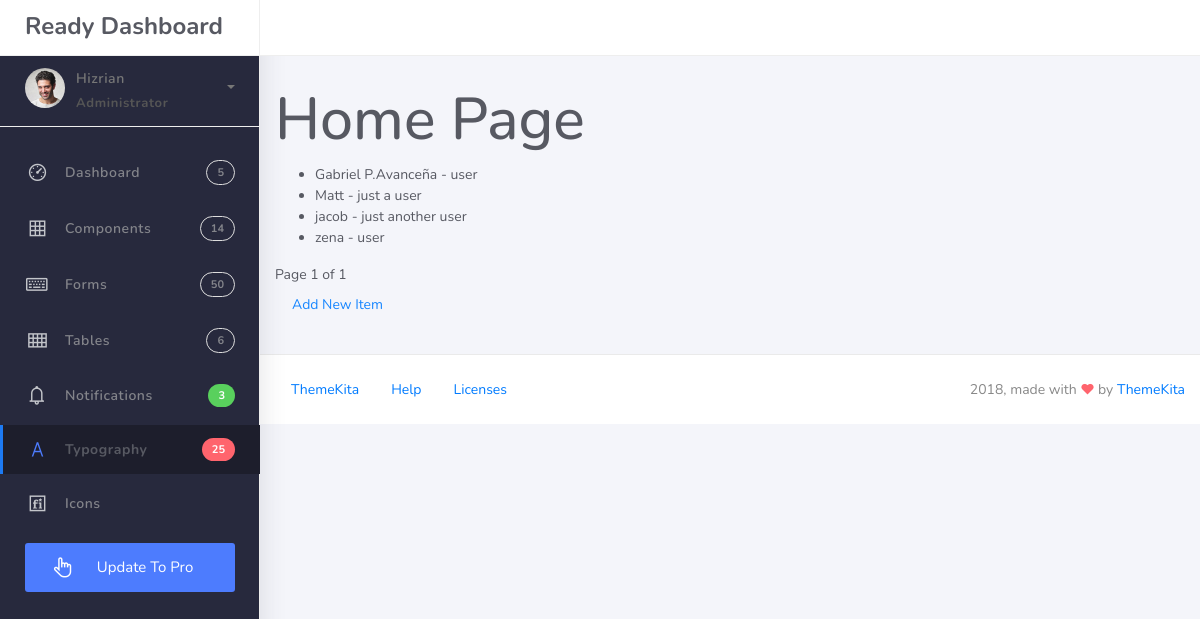
Before: / with the older database file.
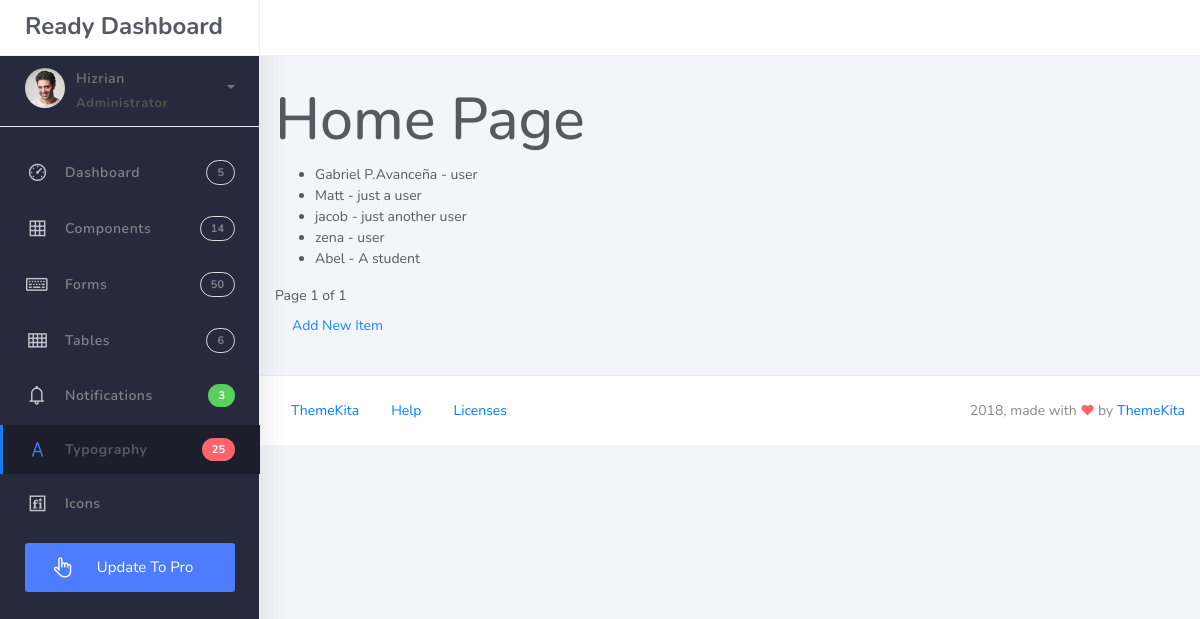
After: the same page with the newer database file.
### studentorg/models.py (models this page shows, shortened)
class BaseModel(models.Model):
    created_at = models.DateTimeField(auto_now_add=True, db_index=True)
    updated_at = models.DateTimeField(auto_now=True)
    class Meta:
        abstract = True

class Item(BaseModel):
    name = models.CharField(max_length=255)
    description = models.TextField()

### studentorg/views.py (the view)
# urls.py: 2. Add a URL to urlpatterns:  path('', views.home, name='home')
def home(request):
    items = Item.objects.all().order_by('id')  # Fetch all items
    paginator = Paginator(items, 5)  # Show 5 items per page
    page_number = request.GET.get('page')
    page_obj = paginator.get_page(page_number)
    return render(request, 'home.html', {'page_obj': page_obj})

### templates/home.html (shortened to what this page needs)
{% extends 'base.html' %}
{% block content %}
<h1>Home Page</h1>
{% if page_obj %}
    <ul>
    {% for item in page_obj %}
        <li>{{ item.name }} - {{ item.description }}</li>
    {% endfor %}
    </ul>
    <div class="pagination">
        <span>Page {{ page_obj.number }} of {{ page_obj.paginator.num_pages }}</span>
    </div>
{% else %}
    <p>No items found.</p>
{% endif %}
<a href="{% url 'add_item' %}" class="btn">Add New Item</a>
{% endblock %}

Changed rows visible on the page:
added Item: name "Abel", description "A student"
